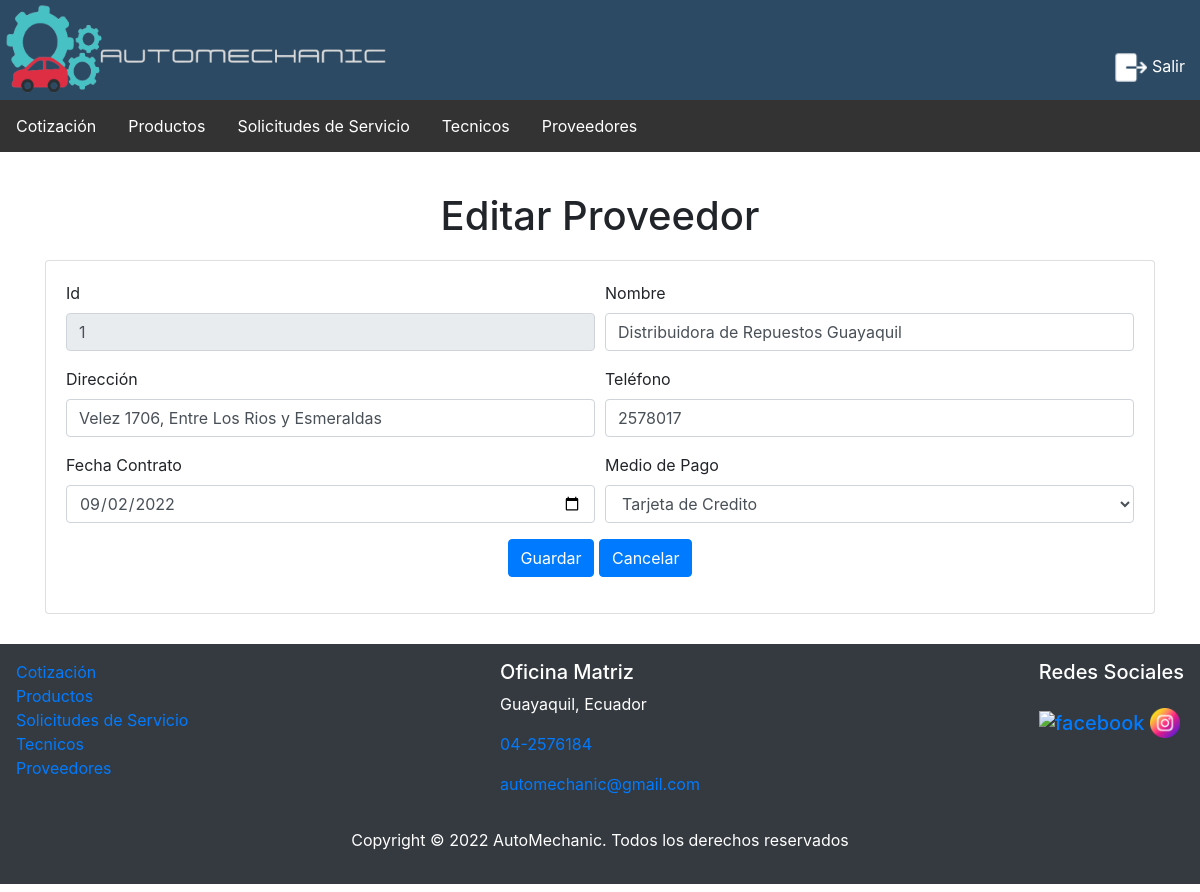
/index.php?c=proveedores&f=view_edit&id=1, run on the app's committed database.
### tables this page shows
CREATE TABLE `proveedor` (
  `id_proveedor` int(11) NOT NULL,
  `nombre_proveedor` varchar(50) NOT NULL,
  `direccion` varchar(200) NOT NULL,
  `telefono` varchar(10) NOT NULL,
  `fecha_contrato` date NOT NULL,
  `id_medio_pago` int(11) NOT NULL
);

### controller/ProveedoresController.php (called while the page is built, shortened)
<?php
require_once 'model/dao/ProveedoresDAO.php';
class ProveedoresController
{
    private $model;
    public function __construct()
    {
        $this->model = new ProveedoresDAO();
    }
    public function view_edit()
    {
        $id = $_REQUEST['id'];
        $prov = $this->model->selectOne($id);
        $modeloProv = new ProveedoresDAO();
        $prove = $modeloProv->selectAllMetodosPago();
        require_once VPROVEEDORES . 'edit.php';
    }
}

### controller/FrontController.php (called while the page is built, shortened)
<?php
class FrontController
{
    public function ruteo()
    {
        $funcion = (!empty($_REQUEST['f'])) ? htmlentities($_REQUEST['f']) : FUNCION_PRINCIPAL;
        $cont = new  $controlador();
        $cont->$funcion();
    }
}

### index.php (called while the page is built)
<?php
    require_once 'controller/FrontController.php';
    $front = new FrontController();
    $front->ruteo();

### config/conexion.php (called while the page is built)
<?php
class Conexion
{
    public static function getConexion()
    {
        $dsn = 'mysql:host=localhost;port=3306;dbname=' . DBNAME;
        $conexion = null;
        try {
            $conexion = new PDO($dsn, DBUSER, DBPASSWORD);
            $conexion->setAttribute(PDO::ATTR_ERRMODE, PDO::ERRMODE_EXCEPTION);
        } catch (Exception $e) {
            echo $e;
            die("error " . $e->getMessage());
        }
        return $conexion;
    }
}

### model/dao/ProveedoresDAO.php (called while the page is built, shortened)
<?php
require_once 'config/conexion.php';
class ProveedoresDAO
{
    private $con;
    public function __construct()
    {
        $this->con = Conexion::getConexion();
    }
    public function selectAllMetodosPago()
    {
        $sql = "select * from medio_pago";
        $stmt = $this->con->prepare($sql);
        $stmt->execute();
        $resultados = $stmt->fetchAll(PDO::FETCH_OBJ);
        return $resultados;
    }
    public function selectOne($id)
    {
        $sql = "select * from proveedor where " .
            "id_proveedor=:id";
        $stmt = $this->con->prepare($sql);
        $data = ['id' => $id];
        $stmt->execute($data);
        $proveedor = $stmt->fetch(PDO::FETCH_ASSOC);
        return $proveedor;
    }
}

### view/proveedores/proveedores.edit.php (the view, shortened to what this page needs)
<div class="container">
    <div class="card card-body">
        <form action="index.php?c=proveedores&f=edit" method="POST" name="formProvNuevo" id="formProvNuevo">
        <div class="form-row">
                <div class="form-group col-sm-6" class="form-cont">
                    <label for="nombre">Id</label>
                    <input type="text" name="id" id="id" class="form-control" value="<?php echo $prov['id_proveedor']; ?>"readonly/>
                </div>
                <div class="form-group col-sm-6" class="form-cont">
                    <label for="nombre">Nombre</label>
                    <input type="text" name="nombre" id="nombre" value="<?php echo $prov['nombre_proveedor']; ?>" class="form-control" placeholder="nombre proveedor" required>
                </div>
                <div class="form-group col-sm-6" class="form-cont">
                    <label for="direccion">Direcci&oacute;n</label>
                    <input type="text" name="direccion" id="direccion" value="<?php echo $prov['direccion']; ?>" class="form-control" placeholder="direccion proveedor" required>
                </div>
                <div class="form-group col-sm-6" class="form-cont">
                    <label for="telefono">Tel&eacute;fono</label>
                    <input type="text" name="telefono" id="telefono" value="<?php echo $prov['telefono']; ?>" class="form-control" placeholder="telefono proveedor" required>
                </div>
                <div class="form-group col-sm-6" class="form-cont">
                    <label for="fecha">Fecha Contrato</label>
                    <input type="date" name="fecha" id="fecha" value="<?php echo $prov['fecha_contrato']; ?>" class="form-control" placeholder="fecha contrato proveedor" required>
                </div>
                <div class="form-group col-sm-6" class="form-cont">
                    <label for="medioPago">Medio de Pago</label>
                    <select id="medioPago" name="medioPago" class="form-control">
                        <?php foreach ($prove as $medio) {
                            $selected='';
                            if($medio->id_medio_pago == $prov['id_medio_pago']){
                                $selected='selected="selected"';
                            }
                        ?>
                            <option value="<?php echo $medio->id_medio_pago ?>" <?php echo $selected; ?>>
                            <?php echo $medio->nombre_medio; ?>
                            </option>
                        <?php
                        }
                        ?>
                    </select>
                </div>
                <div class="form-group mx-auto">
                    <button type="submit" class="btn btn-primary"
                        onclick="if (!confirm('Esta seguro de modificar el proveedor?')) return false;" >Guardar</button>
                    <a href="index.php?c=proveedores&f=index" class="btn btn-primary">Cancelar</a>
                </div>
            </div>
        </form>
    </div>
</div>

### assets/css/estilos.css (style rules this page uses)
body { margin: 0; background-color: #fff; }

### data on the page
proveedor: id "1", nombre "Distribuidora de Repuestos Guayaquil", direccion "Velez 1706, Entre Los Rios y Esmeraldas", telefono "2578017", fecha "09/02/2022"

### other printed values
$opcion "Salir"
$titulo "Editar Proveedor"
form field medioPago "Tarjeta de Credito"
